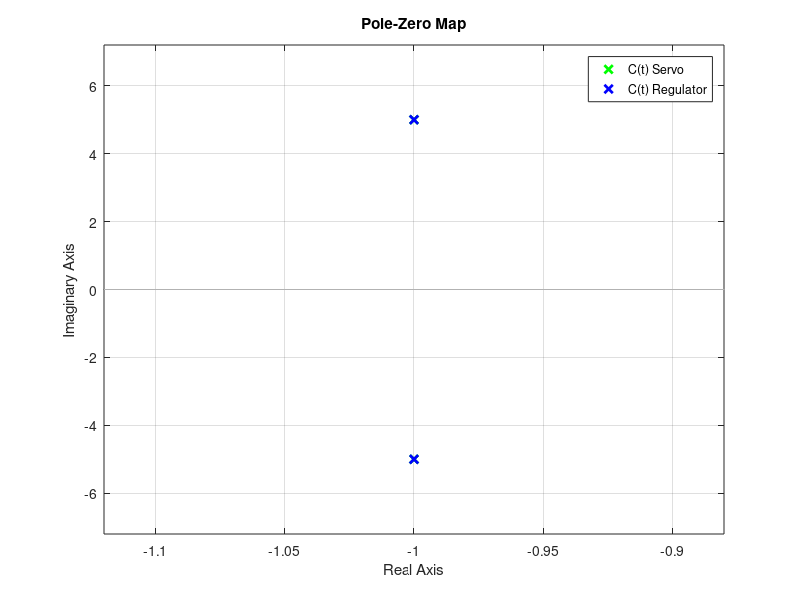
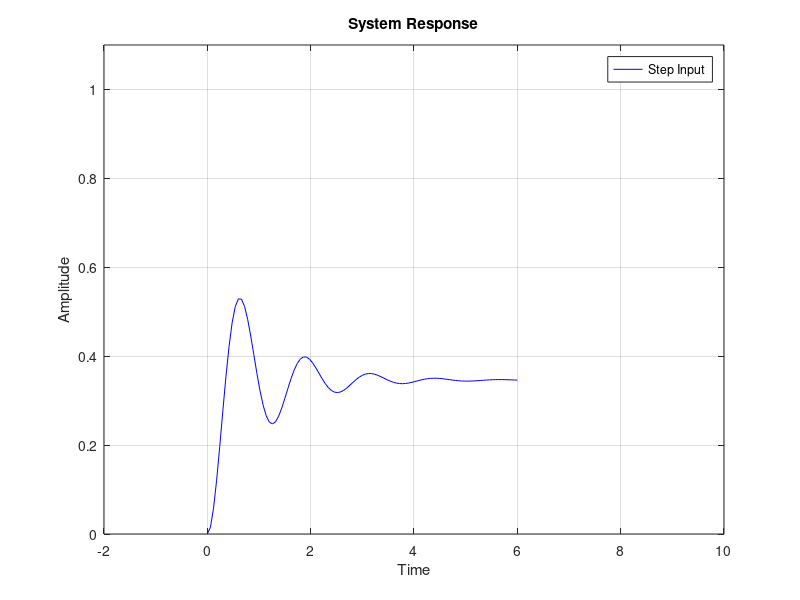

Recreate these plots in MATLAB, in order.
% Control Theory
% 24/04/2020
% Nico Antonelli

% --- Servo and Regulator Systems Problem ---


% Servo System
% G(s) = 18 / (s^2+2s+26)
num = [18];
den = [1 2 26];
FTG_servo = tf(num, den);


% Regulator System
% G(s) = 9 / (s^2+2s+26)
num = [9];
den = [1 2 26];
FTG_regulator = tf(num, den);


% Pole-Zero map (p<=0 for all p, thus it is a stable system)
pzmap(FTG_servo, '-g', FTG_regulator, '-b');
legend('C(t) Servo', 'C(t) Regulator');

% New plot window
figure(2)
hold on;

% Time in a 'for'  loop (init, increment, condition)
t = (-2 : 0.1 : 10);

% Start input step function when t=0
unitpstep = t >= 0; % generates a vector full of ones
plot(t, unitpstep, 'r'); % plotting the step input

% Step responses
step(FTG_servo, 'g');
step(FTG_regulator, 'b');

% Graph
xlim([-2 10])
ylim([0 1.1])
title('System Response');
xlabel('Time');
ylabel('Amplitude');
legend('Step Input', 'C(t) Servo', 'C(t) Regulator');

hold off;
